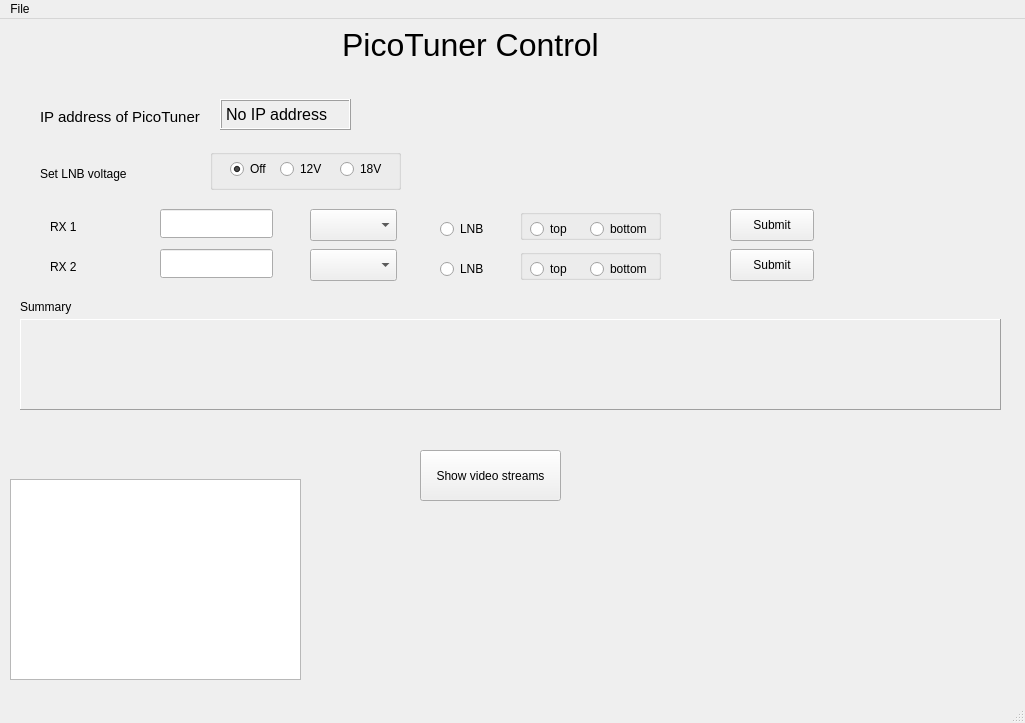
<?xml version="1.0" encoding="UTF-8"?>
<ui version="4.0">
 <class>MainWindow</class>
 <widget class="QMainWindow" name="MainWindow">
  <property name="geometry">
   <rect>
    <x>0</x>
    <y>0</y>
    <width>1025</width>
    <height>723</height>
   </rect>
  </property>
  <property name="windowTitle">
   <string>Picowatch</string>
  </property>
  <property name="windowIcon">
   <iconset>
    <normaloff>tuner_knob.png</normaloff>tuner_knob.png</iconset>
  </property>
  <widget class="QWidget" name="centralwidget">
   <widget class="QLabel" name="label">
    <property name="geometry">
     <rect>
      <x>40</x>
      <y>130</y>
      <width>131</width>
      <height>49</height>
     </rect>
    </property>
    <property name="text">
     <string>Set LNB voltage</string>
    </property>
   </widget>
   <widget class="QLabel" name="label_2">
    <property name="geometry">
     <rect>
      <x>170</x>
      <y>10</y>
      <width>601</width>
      <height>31</height>
     </rect>
    </property>
    <property name="font">
     <font>
      <pointsize>24</pointsize>
     </font>
    </property>
    <property name="text">
     <string>PicoTuner Control</string>
    </property>
    <property name="alignment">
     <set>Qt::AlignCenter</set>
    </property>
   </widget>
   <widget class="QGroupBox" name="groupBox">
    <property name="geometry">
     <rect>
      <x>210</x>
      <y>130</y>
      <width>191</width>
      <height>41</height>
     </rect>
    </property>
    <property name="alignment">
     <set>Qt::AlignLeading|Qt::AlignLeft|Qt::AlignVCenter</set>
    </property>
    <widget class="QRadioButton" name="lnb_a_off">
     <property name="geometry">
      <rect>
       <x>20</x>
       <y>10</y>
       <width>51</width>
       <height>20</height>
      </rect>
     </property>
     <property name="layoutDirection">
      <enum>Qt::LeftToRight</enum>
     </property>
     <property name="text">
      <string>Off</string>
     </property>
     <property name="checked">
      <bool>true</bool>
     </property>
    </widget>
    <widget class="QRadioButton" name="lnb_a_12">
     <property name="geometry">
      <rect>
       <x>70</x>
       <y>10</y>
       <width>51</width>
       <height>20</height>
      </rect>
     </property>
     <property name="text">
      <string>12V</string>
     </property>
    </widget>
    <widget class="QRadioButton" name="lnb_a_18">
     <property name="geometry">
      <rect>
       <x>130</x>
       <y>10</y>
       <width>51</width>
       <height>20</height>
      </rect>
     </property>
     <property name="text">
      <string>18V</string>
     </property>
    </widget>
   </widget>
   <widget class="QLabel" name="label_3">
    <property name="geometry">
     <rect>
      <x>40</x>
      <y>90</y>
      <width>161</width>
      <height>16</height>
     </rect>
    </property>
    <property name="font">
     <font>
      <pointsize>11</pointsize>
     </font>
    </property>
    <property name="text">
     <string>IP address of PicoTuner</string>
    </property>
   </widget>
   <widget class="QListWidget" name="cmdListBox">
    <property name="geometry">
     <rect>
      <x>10</x>
      <y>460</y>
      <width>291</width>
      <height>201</height>
     </rect>
    </property>
   </widget>
   <widget class="QLabel" name="bcastIPAddr">
    <property name="geometry">
     <rect>
      <x>220</x>
      <y>80</y>
      <width>131</width>
      <height>31</height>
     </rect>
    </property>
    <property name="font">
     <font>
      <pointsize>12</pointsize>
     </font>
    </property>
    <property name="frameShape">
     <enum>QFrame::Box</enum>
    </property>
    <property name="frameShadow">
     <enum>QFrame::Raised</enum>
    </property>
    <property name="text">
     <string>No IP address</string>
    </property>
   </widget>
   <widget class="QLabel" name="p9902Box">
    <property name="geometry">
     <rect>
      <x>20</x>
      <y>300</y>
      <width>981</width>
      <height>91</height>
     </rect>
    </property>
    <property name="frameShape">
     <enum>QFrame::Panel</enum>
    </property>
    <property name="frameShadow">
     <enum>QFrame::Raised</enum>
    </property>
    <property name="text">
     <string/>
    </property>
   </widget>
   <widget class="QLineEdit" name="rx1Freq">
    <property name="geometry">
     <rect>
      <x>160</x>
      <y>190</y>
      <width>113</width>
      <height>29</height>
     </rect>
    </property>
    <property name="inputMask">
     <string/>
    </property>
    <property name="text">
     <string/>
    </property>
   </widget>
   <widget class="QLineEdit" name="rx2Freq">
    <property name="geometry">
     <rect>
      <x>160</x>
      <y>230</y>
      <width>113</width>
      <height>29</height>
     </rect>
    </property>
   </widget>
   <widget class="QGroupBox" name="groupBox_2">
    <property name="geometry">
     <rect>
      <x>520</x>
      <y>190</y>
      <width>141</width>
      <height>31</height>
     </rect>
    </property>
    <property name="title">
     <string/>
    </property>
    <widget class="QRadioButton" name="rx1Top">
     <property name="geometry">
      <rect>
       <x>10</x>
       <y>10</y>
       <width>51</width>
       <height>20</height>
      </rect>
     </property>
     <property name="text">
      <string>top</string>
     </property>
    </widget>
    <widget class="QRadioButton" name="rx1Bot">
     <property name="geometry">
      <rect>
       <x>70</x>
       <y>10</y>
       <width>71</width>
       <height>20</height>
      </rect>
     </property>
     <property name="text">
      <string>bottom</string>
     </property>
    </widget>
   </widget>
   <widget class="QGroupBox" name="groupBox_3">
    <property name="geometry">
     <rect>
      <x>520</x>
      <y>230</y>
      <width>141</width>
      <height>31</height>
     </rect>
    </property>
    <property name="title">
     <string/>
    </property>
    <widget class="QRadioButton" name="rx2Top">
     <property name="geometry">
      <rect>
       <x>10</x>
       <y>10</y>
       <width>51</width>
       <height>20</height>
      </rect>
     </property>
     <property name="text">
      <string>top</string>
     </property>
    </widget>
    <widget class="QRadioButton" name="rx2Bot">
     <property name="geometry">
      <rect>
       <x>70</x>
       <y>10</y>
       <width>71</width>
       <height>20</height>
      </rect>
     </property>
     <property name="text">
      <string>bottom</string>
     </property>
    </widget>
   </widget>
   <widget class="QLabel" name="label_8">
    <property name="geometry">
     <rect>
      <x>50</x>
      <y>200</y>
      <width>56</width>
      <height>15</height>
     </rect>
    </property>
    <property name="text">
     <string>RX 1</string>
    </property>
   </widget>
   <widget class="QLabel" name="label_9">
    <property name="geometry">
     <rect>
      <x>50</x>
      <y>240</y>
      <width>56</width>
      <height>15</height>
     </rect>
    </property>
    <property name="text">
     <string>RX 2</string>
    </property>
   </widget>
   <widget class="QRadioButton" name="rx1LNB">
    <property name="geometry">
     <rect>
      <x>440</x>
      <y>200</y>
      <width>61</width>
      <height>20</height>
     </rect>
    </property>
    <property name="text">
     <string>LNB</string>
    </property>
   </widget>
   <widget class="QRadioButton" name="rx2LNB">
    <property name="geometry">
     <rect>
      <x>440</x>
      <y>240</y>
      <width>61</width>
      <height>20</height>
     </rect>
    </property>
    <property name="text">
     <string>LNB</string>
    </property>
   </widget>
   <widget class="QComboBox" name="rx1Rate">
    <property name="geometry">
     <rect>
      <x>310</x>
      <y>190</y>
      <width>87</width>
      <height>32</height>
     </rect>
    </property>
   </widget>
   <widget class="QComboBox" name="rx2Rate">
    <property name="geometry">
     <rect>
      <x>310</x>
      <y>230</y>
      <width>87</width>
      <height>32</height>
     </rect>
    </property>
   </widget>
   <widget class="QPushButton" name="rx1SubBut">
    <property name="geometry">
     <rect>
      <x>730</x>
      <y>190</y>
      <width>84</width>
      <height>32</height>
     </rect>
    </property>
    <property name="text">
     <string>Submit</string>
    </property>
   </widget>
   <widget class="QPushButton" name="rx2SubBut">
    <property name="geometry">
     <rect>
      <x>730</x>
      <y>230</y>
      <width>84</width>
      <height>32</height>
     </rect>
    </property>
    <property name="text">
     <string>Submit</string>
    </property>
   </widget>
   <widget class="QPushButton" name="pushButton">
    <property name="geometry">
     <rect>
      <x>420</x>
      <y>431</y>
      <width>141</width>
      <height>51</height>
     </rect>
    </property>
    <property name="text">
     <string>Show video streams</string>
    </property>
   </widget>
   <widget class="QLabel" name="label_4">
    <property name="geometry">
     <rect>
      <x>20</x>
      <y>280</y>
      <width>56</width>
      <height>15</height>
     </rect>
    </property>
    <property name="text">
     <string>Summary</string>
    </property>
   </widget>
  </widget>
  <widget class="QMenuBar" name="menubar">
   <property name="geometry">
    <rect>
     <x>0</x>
     <y>0</y>
     <width>1025</width>
     <height>30</height>
    </rect>
   </property>
   <widget class="QMenu" name="menuFile">
    <property name="title">
     <string>File</string>
    </property>
    <addaction name="actionDebug"/>
    <addaction name="actionExit"/>
   </widget>
   <addaction name="menuFile"/>
  </widget>
  <widget class="QStatusBar" name="statusbar"/>
  <action name="actionExit">
   <property name="text">
    <string>Exit</string>
   </property>
  </action>
  <action name="actionDebug">
   <property name="text">
    <string>Debug</string>
   </property>
  </action>
 </widget>
 <resources/>
 <connections/>
</ui>
